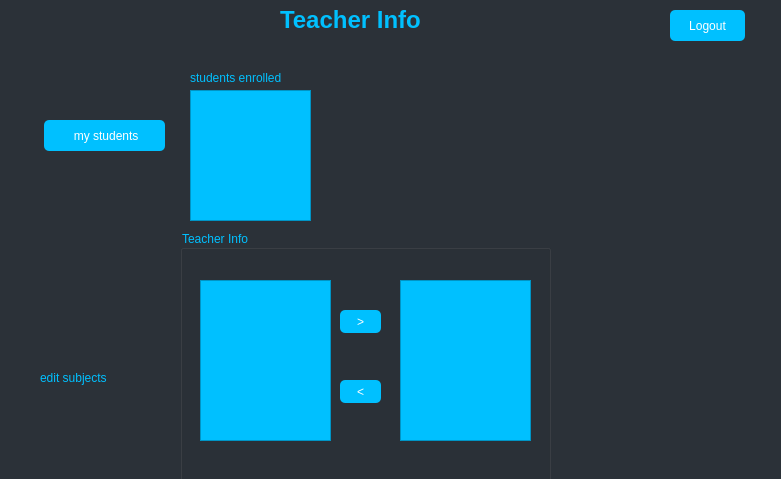
<?xml version="1.0" encoding="UTF-8"?>
<ui version="4.0">
 <class>Ti</class>
 <widget class="QDialog" name="Ti">
  <property name="geometry">
   <rect>
    <x>0</x>
    <y>0</y>
    <width>781</width>
    <height>479</height>
   </rect>
  </property>
  <property name="mouseTracking">
   <bool>true</bool>
  </property>
  <property name="windowTitle">
   <string>Dialog</string>
  </property>
  <property name="styleSheet">
   <string notr="true">QDialog
{background-color:rgb(43, 49, 56);
}
QLabel
{
color:rgb(0, 192, 255);
}
QPushButton
{
border-style:bold;
background-color:rgb(0, 192, 255);
color:white;


border-radius:5px;
}
QPushButton:hover
{
background-color:white;
color:rgb(0, 192, 255);
border-color:green;
border-width:10px;
border-style:bold;
}
QPushButtonpressed
{
color:rgb(255, 255, 0);
background-color:rgb(52, 168, 83);
border-width:2px;}
QRadioButton
{
color:rgb(0, 192, 255);}
QGroupBox
{font: 12pt &quot;Segoe Print&quot;;
font: 75 12pt &quot;Segoe Script&quot;;
color:rgb(0,192,255);
}</string>
  </property>
  <widget class="QLabel" name="label">
   <property name="geometry">
    <rect>
     <x>280</x>
     <y>0</y>
     <width>251</width>
     <height>41</height>
    </rect>
   </property>
   <property name="styleSheet">
    <string notr="true">font: 12pt &quot;Segoe Print&quot;;
font: 75 12pt &quot;Segoe Script&quot;;
</string>
   </property>
   <property name="text">
    <string>&lt;h1&gt;Teacher Info&lt;/h1&gt;</string>
   </property>
  </widget>
  <widget class="QLabel" name="label_6">
   <property name="geometry">
    <rect>
     <x>40</x>
     <y>370</y>
     <width>121</width>
     <height>16</height>
    </rect>
   </property>
   <property name="styleSheet">
    <string notr="true">font: 12pt &quot;Segoe Print&quot;;
font: 75 12pt &quot;Segoe Script&quot;;
</string>
   </property>
   <property name="text">
    <string>edit subjects</string>
   </property>
  </widget>
  <widget class="QPushButton" name="pushButton_3">
   <property name="geometry">
    <rect>
     <x>44</x>
     <y>120</y>
     <width>121</width>
     <height>31</height>
    </rect>
   </property>
   <property name="styleSheet">
    <string notr="true">font: 12pt &quot;Segoe Print&quot;;</string>
   </property>
   <property name="text">
    <string> my students</string>
   </property>
  </widget>
  <widget class="QLabel" name="label_5">
   <property name="geometry">
    <rect>
     <x>190</x>
     <y>70</y>
     <width>151</width>
     <height>16</height>
    </rect>
   </property>
   <property name="styleSheet">
    <string notr="true">font: 12pt &quot;Segoe Print&quot;;
font: 75 12pt &quot;Segoe Script&quot;;
</string>
   </property>
   <property name="text">
    <string>students enrolled</string>
   </property>
  </widget>
  <widget class="QGroupBox" name="groupBox_2">
   <property name="geometry">
    <rect>
     <x>180</x>
     <y>230</y>
     <width>371</width>
     <height>261</height>
    </rect>
   </property>
   <property name="styleSheet">
    <string notr="true"/>
   </property>
   <property name="title">
    <string>Teacher Info</string>
   </property>
   <widget class="QPushButton" name="pushButton">
    <property name="geometry">
     <rect>
      <x>160</x>
      <y>80</y>
      <width>41</width>
      <height>23</height>
     </rect>
    </property>
    <property name="styleSheet">
     <string notr="true"/>
    </property>
    <property name="text">
     <string>&gt;</string>
    </property>
   </widget>
   <widget class="QPushButton" name="pushButton_2">
    <property name="geometry">
     <rect>
      <x>160</x>
      <y>150</y>
      <width>41</width>
      <height>23</height>
     </rect>
    </property>
    <property name="styleSheet">
     <string notr="true"/>
    </property>
    <property name="text">
     <string>&lt;</string>
    </property>
   </widget>
   <widget class="QListWidget" name="listWidget_2">
    <property name="geometry">
     <rect>
      <x>220</x>
      <y>50</y>
      <width>131</width>
      <height>161</height>
     </rect>
    </property>
    <property name="styleSheet">
     <string notr="true">background-color:rgb(0, 192, 255);
font: 12pt &quot;Segoe Print&quot;;
font: 75 12pt &quot;Segoe Script&quot;;</string>
    </property>
   </widget>
   <widget class="QListWidget" name="listWidget_3">
    <property name="geometry">
     <rect>
      <x>20</x>
      <y>50</y>
      <width>131</width>
      <height>161</height>
     </rect>
    </property>
    <property name="styleSheet">
     <string notr="true">background-color:rgb(0, 192, 255);
font: 12pt &quot;Segoe Print&quot;;
font: 75 12pt &quot;Segoe Script&quot;;</string>
    </property>
   </widget>
  </widget>
  <widget class="QLabel" name="label_7">
   <property name="geometry">
    <rect>
     <x>10</x>
     <y>10</y>
     <width>101</width>
     <height>31</height>
    </rect>
   </property>
   <property name="text">
    <string/>
   </property>
  </widget>
  <widget class="QTableView" name="tableView">
   <property name="geometry">
    <rect>
     <x>190</x>
     <y>90</y>
     <width>121</width>
     <height>131</height>
    </rect>
   </property>
   <property name="styleSheet">
    <string notr="true">background-color:rgb(0, 192, 255);
font: 12pt &quot;Segoe Print&quot;;
font: 75 12pt &quot;Segoe Script&quot;;</string>
   </property>
  </widget>
  <widget class="QPushButton" name="pushButton_4">
   <property name="geometry">
    <rect>
     <x>40</x>
     <y>990</y>
     <width>75</width>
     <height>23</height>
    </rect>
   </property>
   <property name="text">
    <string>PushButton</string>
   </property>
  </widget>
  <widget class="QPushButton" name="pushButton_5">
   <property name="geometry">
    <rect>
     <x>670</x>
     <y>10</y>
     <width>75</width>
     <height>31</height>
    </rect>
   </property>
   <property name="styleSheet">
    <string notr="true"/>
   </property>
   <property name="text">
    <string>Logout</string>
   </property>
  </widget>
  <widget class="QLabel" name="label_8">
   <property name="geometry">
    <rect>
     <x>250</x>
     <y>10</y>
     <width>47</width>
     <height>31</height>
    </rect>
   </property>
   <property name="styleSheet">
    <string notr="true">border-style:solid;
border-radius:100px;</string>
   </property>
   <property name="text">
    <string/>
   </property>
  </widget>
 </widget>
 <resources/>
 <connections/>
</ui>
